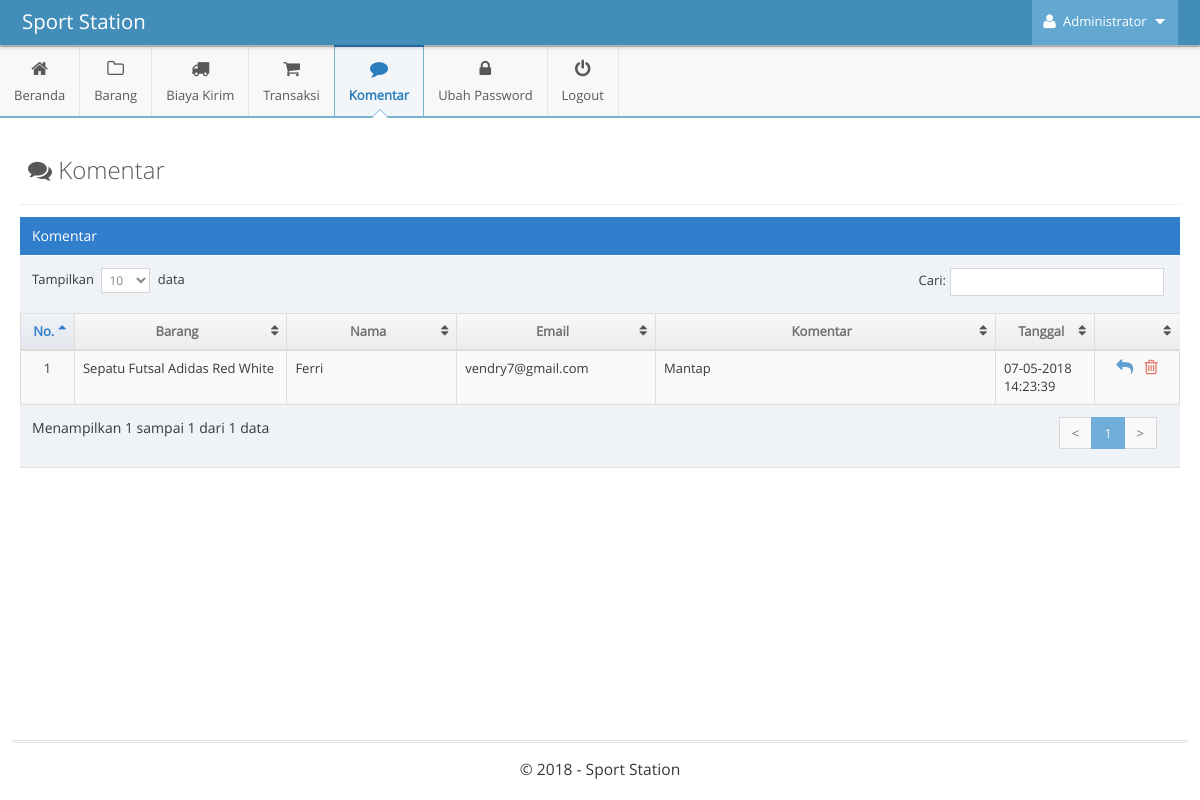
The app's page /admin/main.php?module=komentar (signed in) with its own data.
### tables this page shows
CREATE TABLE IF NOT EXISTS `tbl_komentar` (
  `id_komentar` int(11) NOT NULL,
  `id_barang` int(11) NOT NULL,
  `tanggal` timestamp NOT NULL DEFAULT CURRENT_TIMESTAMP ON UPDATE CURRENT_TIMESTAMP,
  `id_konsumen` int(11) NOT NULL,
  `komentar` text NOT NULL,
  `status` enum('y','n') NOT NULL DEFAULT 'n',
  `balas` int(11) NOT NULL DEFAULT '0',
  `rating` int(11) NOT NULL
);

CREATE TABLE IF NOT EXISTS `tbl_barang` (
  `id_barang` int(11) NOT NULL,
  `id_kategori` int(11) NOT NULL,
  `tanggal_masuk` date NOT NULL,
  `nama_barang` varchar(50) NOT NULL,
  `deskripsi` text NOT NULL,
  `harga` int(11) NOT NULL,
  `stok` int(11) NOT NULL,
  `terjual` int(11) NOT NULL,
  `gambar` varchar(50) NOT NULL
);

CREATE TABLE IF NOT EXISTS `tbl_konsumen` (
  `id_konsumen` int(11) NOT NULL,
  `tanggal_daftar` timestamp NOT NULL DEFAULT CURRENT_TIMESTAMP,
  `nama_konsumen` varchar(30) NOT NULL,
  `alamat` varchar(100) NOT NULL,
  `kota` int(4) NOT NULL,
  `provinsi` int(2) NOT NULL,
  `kode_pos` varchar(5) NOT NULL,
  `telepon` varchar(12) NOT NULL,
  `email` varchar(30) NOT NULL,
  `password` varchar(50) NOT NULL
);

### admin/modules/komentar/view.php (the view, shortened to what this page needs)
<div class="page-content">
	<div class="page-header">
		<h1 style="color:#585858">
			<i class="ace-icon fa fa-comments"></i> Komentar
		</h1>
	</div>
	<div class="row">
		<div class="col-xs-12">
			<div class="row">
				<div class="col-xs-12">
					<div class="table-header">
						Komentar
					</div>
					<div>
						<table id="dynamic-table" class="table table-striped table-bordered table-hover">
							<thead>
								<tr>
									<th>No.</th>
									<th>Barang</th>
									<th>Nama</th>
									<th class="hidden-480">Email</th>
									<th>Komentar</th>
									<th class="hidden-480">Tanggal</th>
									<th></th>
								</tr>
							</thead>
							<tbody>
							<?php
							$no = 1;
							$query = mysqli_query($mysqli, "SELECT * FROM tbl_komentar as a INNER JOIN tbl_barang as b INNER JOIN tbl_konsumen as c
															ON a.id_barang=b.id_barang AND a.id_konsumen=c.id_konsumen
															WHERE a.balas='0' ORDER BY a.id_komentar DESC")
															or die('Ada kesalahan pada query tampil data komentar: '.mysqli_error($mysqli));
                            while ($data = mysqli_fetch_assoc($query)) {
								$tgl     = substr($data['tanggal'],0,10);
								$exp     = explode('-',$tgl);
								$tanggal = $exp[2]."-".$exp[1]."-".$exp[0];
								$jam     = substr($data['tanggal'],11,8);
                            	if ($data['status']=='y') {
                            		$warna = "";
                            	} else {
                            		$warna = "#fcf8e3";
                            	}
                            ?>
                            	<tr style="background:<?php echo $warna; ?>">
									<td width="30" class="center"><?php echo $no; ?></td>
									<td width="150"><?php echo $data['nama_barang']; ?></td>
									<td width="120"><?php echo $data['nama_konsumen']; ?></td>
									<td width="100" class="hidden-480"><?php echo $data['email']; ?></td>
									<td width="240"><?php echo $data['komentar']; ?></td>
									<td width="70" class="hidden-480"><?php echo $tanggal; ?> <?php echo $jam; ?></td>
									<td width="60" class="center">
										<div class="action-buttons">
											<a data-rel="tooltip" data-placement="top" title="Balas" style="margin-right:5px" class="blue tooltip-info" href="?module=form_komentar&form=reply&id=<?php echo $data['id_komentar']; ?>">
												<i class="ace-icon fa fa-reply bigger-130"></i>
											</a>
											<a data-rel="tooltip" data-placement="top" title="Hapus" class="red tooltip-error" href="modules/komentar/proses.php?act=delete&id=<?php echo $data['id_komentar'];?>" onclick="return confirm('Anda yakin ingin menghapus komentar dari <?php echo $data['nama_konsumen']; ?> ?');">
												<i class="ace-icon fa fa-trash-o bigger-130"></i>
											</a>
										</div>
									</td>
								</tr>
							<?php
                            	$no++;
                            } ?>
							</tbody>
						</table>
					</div>
				</div>
			</div>
		</div>
	</div>
</div>

### records on screen
tbl_komentar: id_barang.nama_barang "Sepatu Futsal Adidas Red White", id_konsumen.nama_konsumen "Ferri", id_konsumen.email "vendry7@gmail.com", komentar "Mantap", tanggal "07-05-2018", tanggal "14:23:39"

### other values on screen
$_SESSION['nama_admin'] "Administrator"
$judul_halaman "Beranda Biaya Kirim Komentar Ubah Password"
$judul_halaman "Barang Transaksi"
